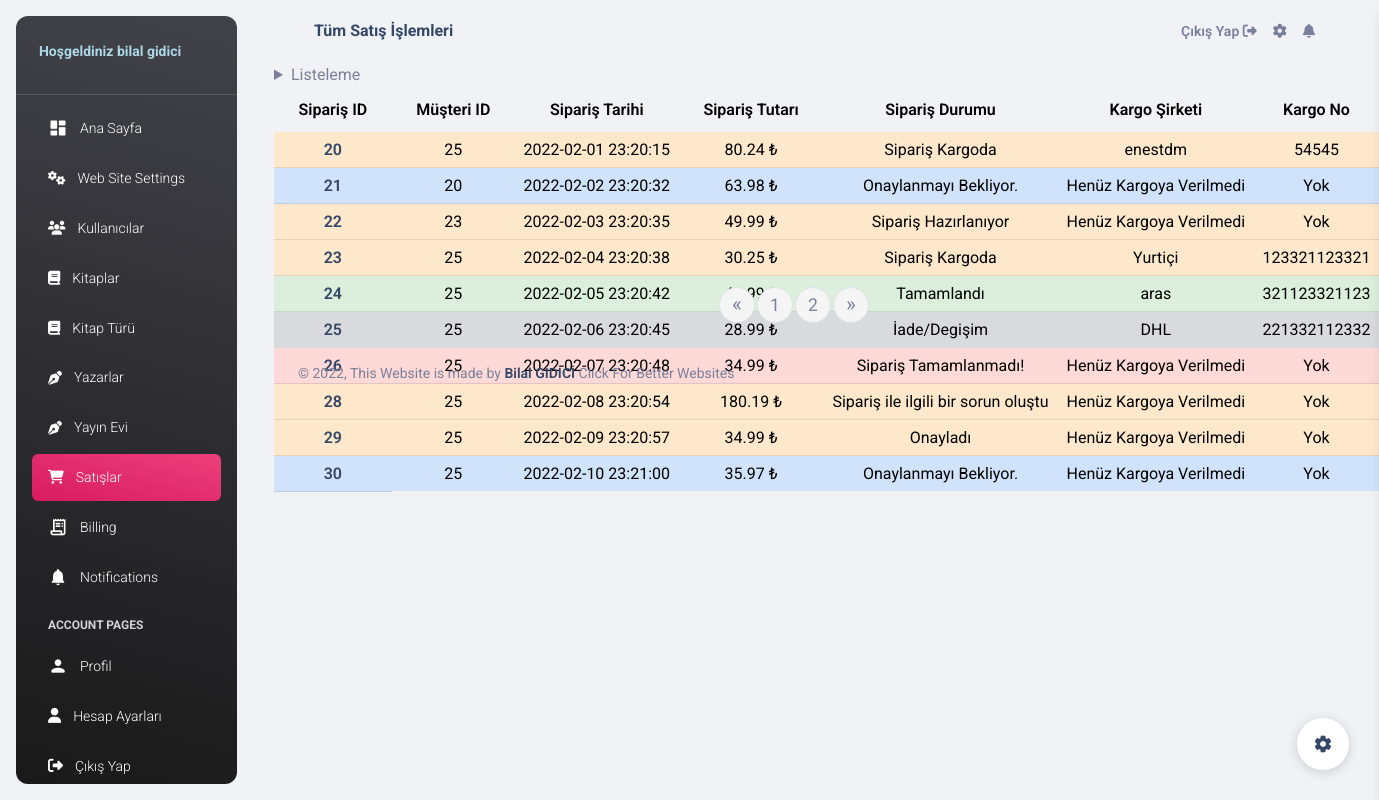
The page /pages/sales.php?list=bos&page=1 (signed in) on the database its author committed.
### tables this page shows
CREATE TABLE `user` (
  `id` int(11) UNSIGNED NOT NULL,
  `Name` varchar(50) NOT NULL,
  `Surname` varchar(50) NOT NULL,
  `Email` varchar(60) NOT NULL,
  `Password` varchar(255) NOT NULL,
  `Sex` varchar(6) NOT NULL,
  `Status` tinyint(1) NOT NULL DEFAULT 0,
  `Active` tinyint(1) NOT NULL DEFAULT 0,
  `Customer` tinyint(1) NOT NULL DEFAULT 0,
  `RegisterDate` datetime NOT NULL,
  `RegisterIp` varchar(20) NOT NULL,
  `actcode` int(5) NOT NULL,
  `Bakiye` float NOT NULL DEFAULT 0
);

CREATE TABLE `sales` (
  `salesid` int(10) UNSIGNED NOT NULL,
  `musteriid` int(11) NOT NULL,
  `toplamfiyat` float NOT NULL,
  `satistarihi` datetime NOT NULL,
  `satisDurumu` int(11) NOT NULL DEFAULT 0,
  `kargo` varchar(255) NOT NULL,
  `kargoNo` varchar(255) NOT NULL
);

### transactions/sessionquery.php (called while the page is built, shortened)
<?php
    require_once("settings.php");
    require_once("function.php");
	if(isset($_SESSION["user"]))
	{
		$sessionquery = $dbconnect->prepare("select * from user where Email = ?");
		$sessionquery->execute(array($_SESSION["user"]));
		$userr =$sessionquery->fetch(PDO::FETCH_ASSOC);
	}
?>

### transactions/statusquery.php (called while the page is built, shortened)
<?php
require_once("settings.php");
require_once("function.php");
?>
<?php
   $stquery        =   $dbconnect->prepare("SELECT * FROM user where Status =1 ");
   $stquery->execute();
?>

### transactions/settings.php (called while the page is built, shortened)
<?php
	try {
        $dbconnect=new PDO("mysql:host=localhost;dbname=databaseproject;charset=utf8;","root","");
	} catch (PDOException $ErrorMessage) {
		echo "fail..> ".$ErrorMessage->getMessage();
        die();
	}
    $stq    =   $dbconnect->prepare("select * from settings LIMIT 1");
    $stq->execute();
    $stcount    =   $stq->rowCount();
    $setting    =   $stq->fetch(PDO::FETCH_ASSOC);
     if ($stcount>0) {
         $stlink    = $setting["SiteLink"];
     }else
     {
         header("Location:".$stlink."/pages/sign-up.php");
         die();
     }
	?>

### pages/sales.php (the view, shortened to what this page needs)
<?php
       $page_title="Tüm Satış İşlemleri";
    include '../hf/header.php';
    if ($userr["Status"]==1 || $userr["Active"]==1) {
?>
<?php
    if ( (isset($_GET["list"])) && isset($_GET["page"]) ) {
      if (  ($_GET["list"]=="") || ($_GET["page"]=="") ) {
        header("location:".$stlink."/transactions/exit.php");
        exit;
      }else
      {
          $list =$_GET["list"];
          $page = $_GET["page"];
          $max= ($page*10);
          $min= ($max-10);
                if ($_GET["list"]=="idsb"){
                  $idcount  = $dbconnect->prepare("SELECT COUNT(salesid) FROM sales  ");
                  $idcount->execute();
                  $row = $idcount->fetch();
                  $idcount = $row[0];
                  $idcount= ceil(($idcount/10));
                  $slscm  =   $dbconnect->prepare("select * from sales ORDER BY salesid asc limit :min,:max ");
                }elseif ($_GET["list"]=="bos") {
                  $idcount  = $dbconnect->prepare("SELECT COUNT(salesid) FROM sales");
                  $idcount->execute();
                  $row = $idcount->fetch();
                  $idcount = $row[0];
                  $idcount= ceil(($idcount/10));
                  $slscm  =   $dbconnect->prepare("select * from sales ORDER BY salesid asc limit :min,:max");
                }
      }
    }else {
      header("location:".$stlink."/transactions/exit.php");
      exit;
    }
$slscm->bindParam('min', $min, PDO::PARAM_INT);
$slscm->bindParam('max', $max, PDO::PARAM_INT);
$slscm->execute();
$slscm  =   $slscm->fetchall(PDO::FETCH_ASSOC);
?>
<div class="list">
    <details>
    <summary>Listeleme</summary>
</details>
</div>
<div class="salestablo">
<table style="width:100%; " class="table table-light text-center table-condensed">
  <thead>
    <tr>
      <th scope="col">Sipariş ID</th>
      <th scope="col">Müşteri ID</th>
      <th scope="col">Sipariş Tarihi</th>
      <th scope="col">Sipariş Tutarı</th>
      <th scope="col">Sipariş Durumu</th>
      <th scope="col">Kargo Şirketi</th>
      <th scope="col">Kargo No</th>
    </tr>
  </thead>
 <tbody>
    <?php
    foreach ($slscm as $slscmkey) {
    ?>
    <?php
        if ($slscmkey["satisDurumu"]==0) {
    ?>
    <tr class="table-Info">
    <?php
        }elseif ($slscmkey["satisDurumu"]==4) {
    ?>
    <tr class="table-success">
    <?php
        }elseif ($slscmkey["satisDurumu"]==5) {
    ?>
    <tr class="table-active">
    <?php
        }elseif ($slscmkey["satisDurumu"]==6) {
    ?>
    <tr class="table-danger">
    <?php
        }else {
    ?>
    <tr class="table-warning">
    <?php
        }
    ?>
     <th id="row" scope="row"><a href="<?php echo $stlink ?>/pages/sset.php?sid=<?php echo $slscmkey["salesid"] ?>">    <?php echo $slscmkey["salesid"] ?>    </a></th>
      <td><?php echo $slscmkey["musteriid"] ?></td>
      <td><?php echo $slscmkey["satistarihi"] ?></td>
      <td><?php echo $slscmkey["toplamfiyat"] ?>&nbsp₺</td>
    <?php
    if ($slscmkey["satisDurumu"]==0) {
    ?>
      <td><?php echo "Onaylanmayı Bekliyor." ?></td>
    <?php
    }elseif ($slscmkey["satisDurumu"]==1) {
    ?>
     <td><?php echo "Onayladı" ?></td>
    <?php
    }elseif ($slscmkey["satisDurumu"]==2) {
    ?>
    <td><?php echo "Sipariş Hazırlanıyor" ?></td>
    <?php
    }elseif ($slscmkey["satisDurumu"]==3) {
    ?>
    <td><?php echo "Sipariş Kargoda" ?></td>
    <?php
    }elseif ($slscmkey["satisDurumu"]==4) {
    ?>
    <td><?php echo "Tamamlandı" ?></td>
    <?php
    }elseif ($slscmkey["satisDurumu"]==5) {
    ?>
    <td><?php echo "İade/Degişim" ?></td>
    <?php
    }elseif ($slscmkey["satisDurumu"]==6) {
    ?>
    <td><?php echo "Sipariş Tamamlanmadı!" ?></td>
    <?php
    }else {
    ?>
    <td><?php echo "Sipariş ile ilgili bir sorun oluştu" ?></td>
    <?php
    }
    ?>
    <?php
    if ($slscmkey["kargo"]=="") {
    ?>
    <td><?php echo "Henüz Kargoya Verilmedi" ?></td>
    <?php
    }else {
    ?>
     <td><?php echo $slscmkey["kargo"] ?></td>
    <?php
    }
    ?>
    <?php
    if ($slscmkey["kargoNo"]=="") {
    ?>
    <td><?php echo "Yok" ?></td>
    <?php
    }else {
    ?>
    <td><?php echo $slscmkey["kargoNo"] ?></td>
    <?php
    }
    ?>
    </tr>
    <?php
    }
    ?>
  </tbody>
</table>
</div>
<nav style=" margin-top:-20%;" aria-label="Page navigation example">
  <ul class="pagination" style=" margin-left:40%;">
    <li class="page-item">
      <a class="page-link" href="<?php echo $stlink ?>/pages/sales.php?list=<?php echo $list; ?>&page=<?php if ($_GET["page"]>1) {echo ($_GET["page"]-1);}else {echo 1;}?>" aria-label="Previous" style="background-color:whitesmoke;">
        <span style="font-size:150%;" aria-hidden="true">&laquo;</span>
      </a>
    </li>
<?php
for ($i=1; $i <=$idcount ; $i++) {
?>
    <li class="page-item" >
      <a class="page-link" style="background-color:whitesmoke; font-size:110%;"  href="<?php echo $stlink ?>/pages/sales.php?list=<?php echo $list; ?>&page=<?php echo $i ?>">
      <?php   echo $i;  ?>
    </a></li>
<?php
}
?>
    <li class="page-item">
      <a class="page-link" href="<?php echo $stlink ?>/pages/sales.php?list=<?php echo $list; ?>&page=<?php if ($_GET["page"]<$idcount) {echo ($_GET["page"]+1);}else {echo $idcount;}?>" aria-label="Next"  style="background-color:whitesmoke;">
        <span style="font-size:150%;" aria-hidden="true">&raquo;</span>
      </a>
    </li>
  </ul>
</nav>
<?php
include '../hf/footer.php';
}else {
  header("location:".$stlink."/transactions/exit.php");
  exit();
}
?>

### hf/header.php (shortened to what this page needs)
<?php
require_once("../transactions/settings.php");
require_once("../transactions/function.php");
require_once("../transactions/sessionquery.php");
require_once("../transactions/statusquery.php");
?>
<!DOCTYPE html>
<html lang="en">
<head>
  <link href="../assets/css/nucleo-icons.css" rel="stylesheet" />
  <link href="../assets/css/nucleo-svg.css" rel="stylesheet" />
  <link id="pagestyle" href="../assets/css/material-dashboard.css?v=3.0.0" rel="stylesheet" />
</head>
<body class="g-sidenav-show  bg-gray-200">
<?php
if(isset($_SESSION["user"]))
{
?>
<?php
if ($userr["Status"]==1 && $userr["Active"]==1 && $userr["Customer"]==0) {
?>
<aside style="width:16%;" class="sidenav navbar navbar-vertical navbar-expand-xs border-0 border-radius-xl my-3 fixed-start ms-3   bg-gradient-dark" id="sidenav-main">
    <div style="margin-left:-5%;" class="sidenav-header">
      <a class="navbar-brand m-0" href="../pages/accountupdate.php">
      <span style="color: lightblue;" class="font-weight-bolder mb-0"><i  style="font-size:8px;">&nbsp</i>Hoşgeldiniz  <?php echo $userr["Name"]." ".$userr["Surname"] ?></span>
          </a>
    </div>
    <hr class="horizontal light mt-0 mb-2">
    <div class="collapse navbar-collapse  w-auto  max-height-vh-100" style="height:100%!important;" id="sidenav-collapse-main">
      <ul class="navbar-nav">
        <li class="nav-item">
          <a class="nav-link text-white " id="anasayfa" href="../pages/dashboard.php">
            <div class="text-white text-center me-2 d-flex align-items-center justify-content-center">
              <i class="material-icons opacity-10">dashboard</i>
            </div>
            <span class="nav-link-text ms-1">Ana Sayfa</span>
          </a>
        </li>
        <li class="nav-item">
          <a class="nav-link text-white  " id="websitesetting" href="../pages/websitesetting.php">
            <div class="text-white text-center me-2 d-flex align-items-center justify-content-center">
              <i class="fas fa-cogs"></i>
            </div>
            <span class="nav-link-text ms-1">Web Site Settings</span>
          </a>
        </li>
        <li class="nav-item">
          <a class="nav-link text-white  " id="kullanicilar" href="../pages/tables.php">
            <div class="text-white text-center me-2 d-flex align-items-center justify-content-center">
            <i class="fas fa-users"></i>
            </div>
            <span class="nav-link-text ms-1">Kullanıcılar</span>
          </a>
        </li>
        <li class="nav-item">
          <a class="nav-link text-white  " id="books" href="../pages/books.php">
            <div class="text-white text-center me-2 d-flex align-items-center justify-content-center">
              <i class="fas fa-book"></i>
            </div>
            <span class="nav-link-text ms-1">Kitaplar</span>
          </a>
        </li>
        <li class="nav-item">
          <a class="nav-link text-white " id="kitapTuru" href="../pages/booktype.php">
            <div class="text-white text-center me-2 d-flex align-items-center justify-content-center">
            <i class="fas fa-book"></i>
            </div>
            <span class="nav-link-text ms-1">Kitap Türü</span>
          </a>
        </li>
        <li class="nav-item">
          <a class="nav-link text-white " id="writers" href="../pages/writers.php">
            <div class="text-white text-center me-2 d-flex align-items-center justify-content-center">
            <i class="fas fa-pen-nib"></i>
            </div>
            <span class="nav-link-text ms-1">Yazarlar</span>
          </a>
        </li>
        <li class="nav-item">
          <a class="nav-link text-white " id="yayinevleri" href="../pages/publisher.php">
            <div class="text-white text-center me-2 d-flex align-items-center justify-content-center">
            <i class="fas fa-pen-nib"></i>
            </div>
            <span class="nav-link-text ms-1">Yayın Evi</span>
          </a>
        </li>
        <li class="nav-item">
          <a class="nav-link text-white " id="satislar" href="../pages/sales.php?list=bos&page=1">
            <div class="text-white text-center me-2 d-flex align-items-center justify-content-center">
            <i class="fas fa-shopping-cart"></i>
            </div>
            <span class="nav-link-text ms-1">Satışlar</span>
          </a>
        </li>
        <li class="nav-item">
          <a class="nav-link text-white " id="billing" href="../pages/billing.php">
            <div class="text-white text-center me-2 d-flex align-items-center justify-content-center">
              <i class="material-icons opacity-10">receipt_long</i>
            </div>
            <span class="nav-link-text ms-1">Billing</span>
          </a>
        </li>
        <li class="nav-item">
          <a class="nav-link text-white " id ="notifications" href="../pages/notifications.php">
            <div class="text-white text-center me-2 d-flex align-items-center justify-content-center">
              <i class="material-icons opacity-10">notifications</i>
            </div>
            <span class="nav-link-text ms-1">Notifications</span>
          </a>
        </li>
        <li class="nav-item mt-3">
          <h6 class="ps-4 ms-2 text-uppercase text-xs text-white font-weight-bolder opacity-8">Account pages</h6>
        </li>
        <li class="nav-item">
          <a class="nav-link text-white " id="profile" href="../pages/profile.php">
            <div class="text-white text-center me-2 d-flex align-items-center justify-content-center">
              <i class="material-icons opacity-10">person</i>
            </div>
            <span class="nav-link-text ms-1">Profil</span>
          </a>
        </li>
        <li class="nav-item">
          <a class="nav-link text-white "  id="accountupdate" href="../pages/accountupdate.php">
            <div class="text-white text-center me-2 d-flex align-items-center justify-content-center">
            <i class="fas fa-user" style="font-size:15px;"></i>
            </div>
            <span class="nav-link-text ms-1">Hesap Ayarları</span>
          </a>
        </li>
        <li class="nav-item">
          <a class="nav-link text-white " id="sign-out" href="../transactions/exit.php">
            <div class="text-white text-center me-2 d-flex align-items-center justify-content-center">
            <i class="fas fa-sign-out-alt" style="font-size:15px;"></i>
            </div>
            <span class="nav-link-text ms-1">Çıkış Yap</span>
          </a>
        </li>
  </aside>
  <main class="main-content position-relative max-height-vh-100 h-100 border-radius-lg ">
    <nav class="navbar navbar-main navbar-expand-lg px-0 mx-4 shadow-none border-radius-xl" id="navbarBlur" navbar-scroll="true">
      <div class="container-fluid py-1 px-3">
        <nav aria-label="breadcrumb">
          <h6 class="font-weight-bolder mb-0"><?php echo $page_title ?? "Admin" ?></h6>
        </nav>
        <div class="collapse navbar-collapse mt-sm-0 mt-2 me-md-0 me-sm-4" id="navbar">
          <div class="ms-md-auto pe-md-3 d-flex align-items-center">
          <ul class="navbar-nav  justify-content-end">
            <li class="nav-item d-flex align-items-center">
                  <a href="../transactions/exit.php" class="nav-link text-body font-weight-bold px-0">
                <span class="d-sm-inline d-none">Çıkış Yap</span>
                <i class="fa fa-sign-out"></i>
              </a>
            </li>
           <li class="nav-item px-3 d-flex align-items-center">
              <a href="../pages/accountupdate.php?id=<?php echo $userr["id"] ?>" class="nav-link text-body p-0">
                <i class="fa fa-cog      cursor-pointer"></i>
              </a>
            </li>
            <li class="nav-item dropdown pe-2 d-flex align-items-center">
              <a href="javascript:;" class="nav-link text-body p-0" id="dropdownMenuButton" data-bs-toggle="dropdown" aria-expanded="false">
                <i class="fa fa-bell cursor-pointer"></i>
              </a>
            </li>
          </ul>
        </div>
      </div>
    </nav>
<?php
}else
{
  header("location:".$stlink."pages/sign-in.php");
  die();
}
?>
<?php
}
?>

### rows shown on the page
user: Name "bilal", Surname "gidici"
sales: salesid "20", musteriid "25", satistarihi "2022-02-01 23:20:15", toplamfiyat "80.24", satisDurumu "Sipariş Kargoda", kargo "enestdm", kargoNo "54545"
sales: salesid "21", musteriid "20", satistarihi "2022-02-02 23:20:32", toplamfiyat "63.98", satisDurumu "Onaylanmayı Bekliyor.", kargo "Henüz Kargoya Verilmedi", kargoNo "Yok"
sales: salesid "22", musteriid "23", satistarihi "2022-02-03 23:20:35", toplamfiyat "49.99", satisDurumu "Sipariş Hazırlanıyor", kargo "Henüz Kargoya Verilmedi", kargoNo "Yok"
sales: salesid "23", musteriid "25", satistarihi "2022-02-04 23:20:38", toplamfiyat "30.25", satisDurumu "Sipariş Kargoda", kargo "Yurtiçi", kargoNo "123321123321"
sales: salesid "24", musteriid "25", satistarihi "2022-02-05 23:20:42", satisDurumu "Tamamlandı", kargo "aras", kargoNo "321123321123"
sales: salesid "25", musteriid "25", satistarihi "2022-02-06 23:20:45", toplamfiyat "28.99", satisDurumu "İade/Degişim", kargo "DHL", kargoNo "221332112332"
sales: salesid "26", musteriid "25", satistarihi "2022-02-07 23:20:48", toplamfiyat "34.99", satisDurumu "Sipariş Tamamlanmadı!", kargo "Henüz Kargoya Verilmedi", kargoNo "Yok"
sales: salesid "28", musteriid "25", satistarihi "2022-02-08 23:20:54", toplamfiyat "180.19", satisDurumu "Sipariş ile ilgili bir sorun oluştu", kargo "Henüz Kargoya Verilmedi", kargoNo "Yok"
sales: salesid "29", musteriid "25", satistarihi "2022-02-09 23:20:57", toplamfiyat "34.99", satisDurumu "Onayladı", kargo "Henüz Kargoya Verilmedi", kargoNo "Yok"
sales: salesid "30", musteriid "25", satistarihi "2022-02-10 23:21:00", toplamfiyat "35.97", satisDurumu "Onaylanmayı Bekliyor.", kargo "Henüz Kargoya Verilmedi", kargoNo "Yok"

### other values the page prints
$page_title "Tüm Satış İşlemleri"
